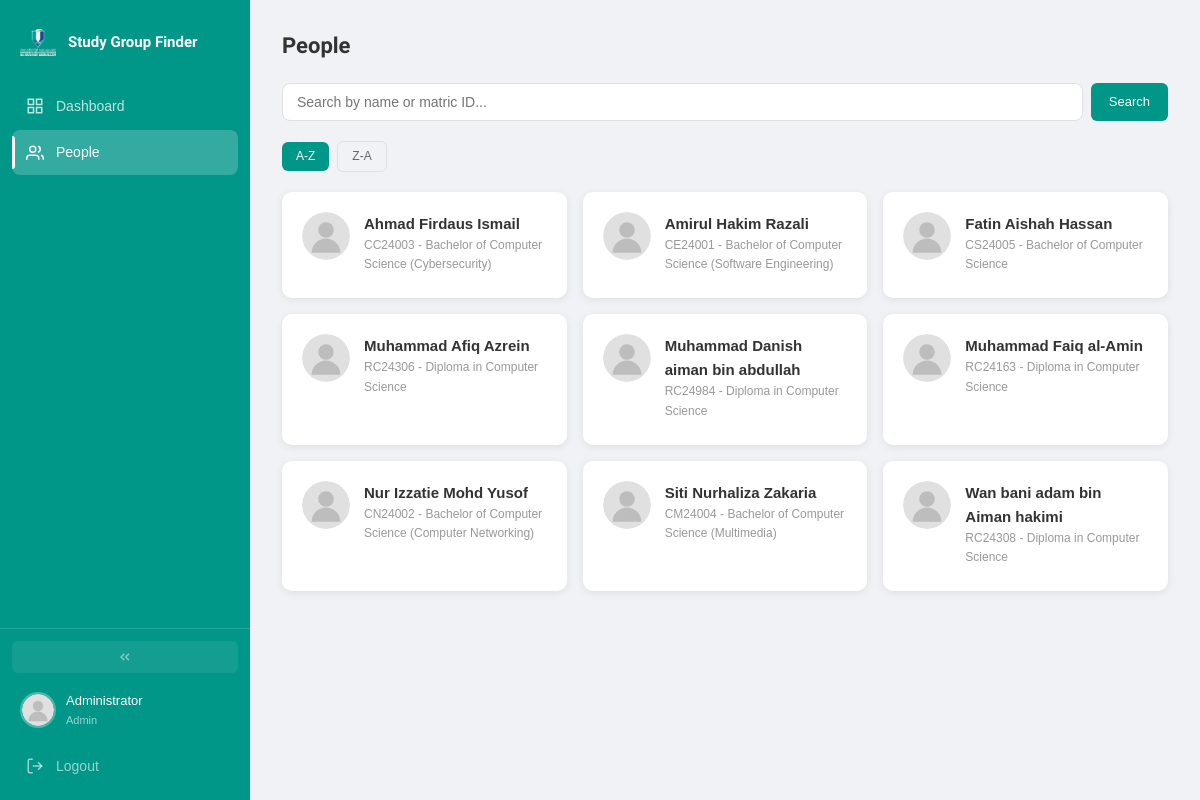
/php/people/index.php (signed in), run on the app's committed database.
### tables this page shows
CREATE TABLE IF NOT EXISTS users (
    id INT AUTO_INCREMENT PRIMARY KEY,
    matric_id VARCHAR(20) UNIQUE NOT NULL,
    full_name VARCHAR(100) NOT NULL,
    password VARCHAR(255) NOT NULL,
    role ENUM('Student','Admin') DEFAULT 'Student',
    approved TINYINT(1) NOT NULL DEFAULT 1,
    program VARCHAR(100),
    bio TEXT,
    avatar VARCHAR(255),
    banner VARCHAR(255),
    primary_color VARCHAR(7) DEFAULT '#009688',
    secondary_color VARCHAR(7) DEFAULT '#ffffff',
    text_color VARCHAR(7) DEFAULT '#333333',
    font_choice VARCHAR(30) DEFAULT 'Satoshi',
    card_style VARCHAR(20) DEFAULT 'plain',
    bg_type VARCHAR(20) DEFAULT 'default',
    bg_color VARCHAR(7) DEFAULT '#f0f2f5',
    bg_image VARCHAR(255),
    last_active DATETIME,
    banned_until DATETIME,
    ban_reason TEXT,
    muted_until DATETIME,
    created_at TIMESTAMP DEFAULT CURRENT_TIMESTAMP
);

### php/core/auth.php (called while the page is built, shortened)
<?php
function base_url(): string {
    $script = $_SERVER['SCRIPT_NAME'] ?? '';
    $pos = strrpos($script, '/php/');
    if ($pos !== false) {
        return substr($script, 0, $pos);
    }
    return '';
}
function e(?string $val): string {
    return htmlspecialchars($val ?? '', ENT_QUOTES, 'UTF-8');
}
function is_admin(): bool {
    return isset($_SESSION['user_role']) && $_SESSION['user_role'] === 'Admin';
}
function avatar_url(?string $avatar): string {
    return base_url() . '/css/default_avatar.svg';
}

### php/people/index.php (the view, shortened to what this page needs)
<?php
require_once __DIR__ . '/../core/auth.php';
require_once __DIR__ . '/../core/db.php';
require_once __DIR__ . '/../core/layout.php';
$uid = current_user_id();
$base = base_url();
$search = trim($_GET['q'] ?? '');
$sort = $_GET['sort'] ?? 'asc';
$order = $sort === 'desc' ? 'DESC' : 'ASC';
$where = "WHERE u.id != ? AND u.role = 'Student' AND u.approved = 1";
$params = [$uid];
$stmt = $pdo->prepare("
    SELECT u.*,
    (SELECT status FROM friends WHERE (sender_id = ? AND receiver_id = u.id) OR (sender_id = u.id AND receiver_id = ?) LIMIT 1) AS friend_status,
    (SELECT sender_id FROM friends WHERE (sender_id = ? AND receiver_id = u.id) OR (sender_id = u.id AND receiver_id = ?) LIMIT 1) AS friend_sender
    FROM users u
    $where
    ORDER BY u.full_name $order
    LIMIT 50
");
$stmt->execute(array_merge([$uid, $uid, $uid, $uid], $params));
$users = $stmt->fetchAll();
?>
<main class="main_content">
    <h1 class="page_title" style="margin-bottom:20px;"><?= is_admin() ? 'People' : 'Find People' ?></h1>
    <form method="GET" class="search_bar">
        <input class="field_input" type="text" name="q" value="<?= e($search) ?>" placeholder="Search by name or matric ID...">
        <button type="submit" class="btn btn_primary">Search</button>
    </form>
    <div class="filter_row">
        <a href="?q=<?= urlencode($search) ?>&sort=asc" class="btn <?= $sort === 'asc' ? 'btn_primary' : 'btn_ghost' ?> btn_sm">A-Z</a>
        <a href="?q=<?= urlencode($search) ?>&sort=desc" class="btn <?= $sort === 'desc' ? 'btn_primary' : 'btn_ghost' ?> btn_sm">Z-A</a>
    </div>
    <?php if (empty($users)): ?>
    <div class="empty_state">
        <h3>No people found</h3>
        <p>Try a different search term.</p>
    </div>
    <?php else: ?>
    <div class="people_grid">
        <?php foreach ($users as $u): ?>
        <div class="person_card">
            <img src="<?= avatar_url($u['avatar']) ?>" alt="" class="person_avatar">
            <div class="person_info">
                <span class="person_name"><a href="<?= $base ?>/php/profile/view.php?id=<?= $u['id'] ?>"><?= e($u['full_name']) ?></a></span>
                <span class="person_id"><?= e($u['matric_id']) ?> <?= $u['program'] ? '- ' . e($u['program']) : '' ?></span>
            </div>
        </div>
        <?php endforeach; ?>
    </div>
    <?php endif; ?>
</main>

### css/main.css (style rules this page uses)
*, *::before, *::after { margin: 0; padding: 0; box-sizing: border-box; }
:root { --primary: #009688; --primary-dark: #00796b; --primary-light: #e0f2f1; --secondary: #ffffff; --text: #333333; --text-light: #666666; --text-muted: #999999; --bg: #f0f2f5; --border: #e0e0e0; --success: #4caf50; --warning: #ff9800; --danger: #f44336; --font: 'Satoshi', sans-serif; --sidebar-width: 250px; --sidebar-collapsed: 68px; --radius: 10px; --shadow: 0 2px 8px rgba(0,0,0,.08); --shadow-lg: 0 8px 24px rgba(0,0,0,.12); --ease-out: cubic-bezier(.22,1,.36,1); --ease-spring: cubic-bezier(.34,1.56,.64,1); }
html { font-size: 15px; scroll-behavior: smooth; }
body { font-family: var(--font); background: var(--bg); color: var(--text); min-height: 100vh; line-height: 1.6; -webkit-font-smoothing: antialiased; }
a { color: inherit; text-decoration: none; }
img { max-width: 100%; display: block; }
input, button, textarea, select { font-family: inherit; font-size: inherit; }
.main_content { margin-left: var(--sidebar-width); padding: 28px 32px; min-height: 100vh; transition: margin-left 280ms var(--ease-out); }
.btn { display: inline-flex; align-items: center; justify-content: center; gap: 6px; padding: 9px 18px; border-radius: 6px; border: none; font-size: 13px; font-weight: 500; cursor: pointer; transition: background 150ms ease, transform 100ms ease, box-shadow 150ms ease; white-space: nowrap; text-decoration: none; line-height: 1.4; position: relative; overflow: hidden; }
.btn_primary { background: var(--primary); color: #fff; }
.btn_ghost { background: transparent; color: var(--text-light); border: 1px solid var(--border); }
.btn_sm { padding: 6px 14px; font-size: 12px; }
.field_input, .field_textarea, .field_select { width: 100%; padding: 10px 14px; background: #fff; border: 1px solid var(--border); border-radius: 8px; color: var(--text); font-size: 14px; outline: none; transition: border-color 200ms ease, box-shadow 200ms ease; }
.people_grid { display: grid; grid-template-columns: repeat(auto-fill, minmax(280px, 1fr)); gap: 16px; }
.person_card { background: var(--secondary); border-radius: var(--radius); padding: 20px; box-shadow: var(--shadow); display: flex; gap: 14px; align-items: flex-start; transition: transform 200ms var(--ease-spring), box-shadow 200ms ease; animation: fade_up 400ms var(--ease-out) both; }
.person_avatar { width: 48px; height: 48px; border-radius: 50%; object-fit: cover; flex-shrink: 0; }
.person_info { flex: 1; min-width: 0; }
.person_name { font-size: 15px; font-weight: 600; display: block; }
.person_id { font-size: 12px; color: var(--text-muted); display: block; margin-bottom: 4px; }
.search_bar { display: flex; gap: 8px; margin-bottom: 20px; }
.search_bar .field_input { flex: 1; }
.filter_row { display: flex; gap: 8px; margin-bottom: 20px; flex-wrap: wrap; align-items: center; }
.page_title { font-size: 22px; font-weight: 700; }

### data on the page
users: full_name "Ahmad Firdaus Ismail", matric "CC24003", program "Bachelor of Computer Science (Cybersecurity)"
users: full_name "Amirul Hakim Razali", matric "CE24001", program "Bachelor of Computer Science (Software Engineering)"
users: full_name "Fatin Aishah Hassan", matric "CS24005", program "Bachelor of Computer Science"
users: full_name "Muhammad Afiq Azrein", matric "RC24306", program "Diploma in Computer Science"
users: full_name "Muhammad Danish aiman bin abdullah", matric "RC24984", program "Diploma in Computer Science"
users: full_name "Muhammad Faiq al-Amin", matric "RC24163", program "Diploma in Computer Science"
users: full_name "Nur Izzatie Mohd Yusof", matric "CN24002", program "Bachelor of Computer Science (Computer Networking)"
users: full_name "Siti Nurhaliza Zakaria", matric "CM24004", program "Bachelor of Computer Science (Multimedia)"
users: full_name "Wan bani adam bin Aiman hakimi", matric "RC24308", program "Diploma in Computer Science"

### other printed values
$name "Administrator"
$role "Admin"
